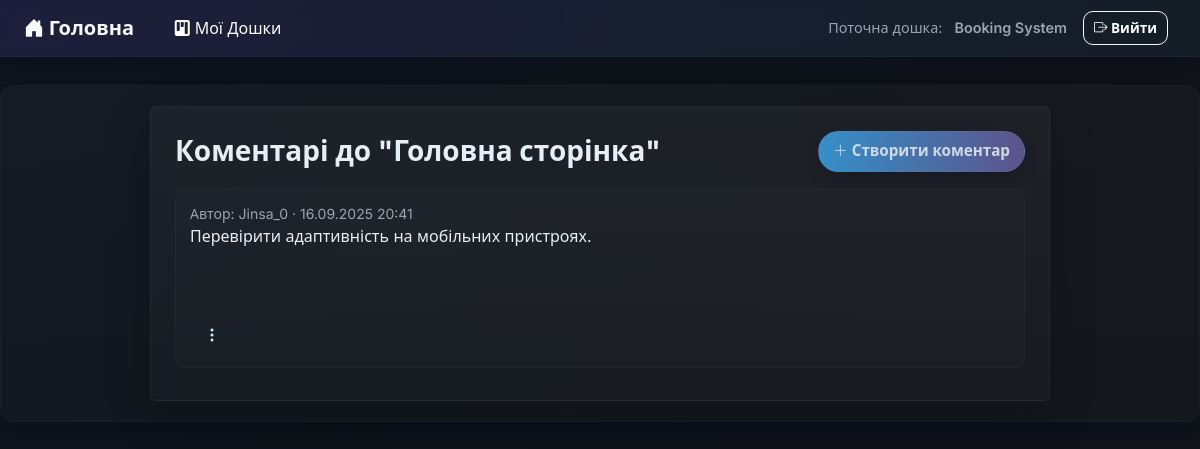
Screenshot of /dashboard/5/todolist/7/task/12/comments/ (signed in) with the database file from the repository.
### task_manager/models.py (models this page shows, shortened)
class Dashboard(models.Model):
    title =  models.CharField(max_length = 200, verbose_name = "Назва")
    description =  models.TextField(verbose_name = "Опис", blank = True)
    created_at = models.DateTimeField(auto_now_add = True)
    created_by = models.ForeignKey(User, on_delete = models.CASCADE, related_name='dashboards', verbose_name = "Автор")
    members = models.ManyToManyField(User, related_name="shared_dashboards", blank=True, verbose_name = "Учасники")
    class Meta:
        verbose_name = "Дошка"
        verbose_name_plural = "Дошки"

class Task(models.Model):
    todolist = models.ForeignKey(TodoList, on_delete = models.CASCADE, related_name= 'tasks', verbose_name = "Список завдань")
    title = models.CharField(max_length = 200, verbose_name = "Назва")
    content = models.TextField(verbose_name = "Контент", blank = True)
    status = models.CharField(max_length = 20, verbose_name = "Статус", default = 'draft', choices = [
    ('draft', 'Чернетка'),
    ('in_progress', 'В процесі'),
    ('completed', 'Завершено'),
    ('archived', 'Архів')
    ])
    priority = models.CharField(max_length = 10, verbose_name = "Приорітет", default = 'low', choices = [
    ('low', 'Низький'),
    ('medium', 'Середній'),
    ('high', 'Високий'),
    ('urgent', 'Терміновий')
    ])
    deadline = models.DateField(null=True, blank=True, verbose_name = "Дедлайн")
    created_at = models.DateTimeField(auto_now_add = True, verbose_name = "Створено в")
    updated_at = models.DateTimeField(auto_now = True, verbose_name = "Оновлено в")
    created_by = models.ForeignKey(User, on_delete = models.CASCADE, related_name= 'tasks', verbose_name = "Автор")
    class Meta:
        verbose_name = "Завдання"
        verbose_name_plural = "Завдання"

class Comment(models.Model):
    task = models.ForeignKey(Task, on_delete = models.CASCADE, related_name = 'comments', verbose_name = 'Завдання')
    content = models.TextField(verbose_name = "Контент", blank = True)
    created_by = models.ForeignKey(User, on_delete=models.CASCADE, related_name = 'comments', verbose_name = 'Автор')
    created_at = models.DateTimeField(auto_now_add=True)
    class Meta:
        verbose_name = "Коментар"
        verbose_name_plural = "Коментарі"

### task_manager/views.py (the view)
# urls.py: path('dashboard/<int:dashboard_pk>/todolist/<int:todolist_pk>/task/<int:task_pk>/comments/', CommentListView.as_view(), name = 'comment_list'),
class CommentListView(LoginRequiredMixin, CommentAccessMixin, ListView):
    model = Comment
    template_name = 'comment/comment_list.html'
    context_object_name = 'comments'
    def get_queryset(self):
        qs = super().get_queryset()
        dashboard_pk = self.kwargs.get("dashboard_pk")
        todolist_pk = self.kwargs.get("todolist_pk")
        task_pk = self.kwargs.get("task_pk")
        if dashboard_pk:
            qs = qs.filter(task__todolist__dashboard_id=dashboard_pk)
        if todolist_pk:
            qs = qs.filter(task__todolist_id=todolist_pk)
        if task_pk:
            qs = qs.filter(task_id=task_pk)
        return qs
    def get_context_data(self, **kwargs):
        context = super().get_context_data(**kwargs)
        dashboards_qs = DashboardAccessMixin.get_queryset(self)
        context["dashboard"] = get_object_or_404(dashboards_qs, pk=self.kwargs["dashboard_pk"])
        context["todolist"] = get_object_or_404(TodoListAccessMixin.get_queryset(self), pk=self.kwargs["todolist_pk"])
        context["task"] = get_object_or_404(TaskAccessMixin.get_queryset(self), pk=self.kwargs["task_pk"])
        return context

### task_manager/views.py (called while the page is built)
    def get_queryset(self):
        return Dashboard.objects.filter(
            Q(created_by=self.request.user) | Q(members=self.request.user)
        ).distinct()

    def get_queryset(self):
        return TodoList.objects.filter(
            dashboard__in=DashboardAccessMixin.get_queryset(self)
        ).distinct()

    def get_queryset(self):
        return Task.objects.filter(
            todolist__in=TodoListAccessMixin.get_queryset(self)
        ).distinct()

    def get_queryset(self):
        return Comment.objects.filter(
            task__in=TaskAccessMixin.get_queryset(self)
        ).distinct()

### task_manager/templates/comment/comment_list.html (shortened to what this page needs)
{% extends "base.html" %}
{% block content %}
<div class="auth-card p-4 rounded shadow-lg w-100" style="max-width:900px; margin:auto;">
  <div class="d-flex justify-content-between align-items-center mb-3">
    <h3 class="fw-bold mb-0">Коментарі до "{{ task.title }}"</h3>
    <a href="{% url 'comment_create' dashboard_pk=dashboard.pk todolist_pk=todolist.pk task_pk=task.pk %}" class="btn btn-filter">
      <i class="bi bi-plus-lg"></i>&nbsp;Створити коментар
    </a>
  </div>
  {% for comment in comments %}
    <div class="task-card mb-2 d-flex justify-content-between align-items-start">
      <div>
        <div class="muted small">Автор: {{ comment.created_by }} · {{ comment.created_at|date:"d.m.Y H:i" }}</div>
        <div>{{ comment.content|truncatechars:200 }}</div>
      </div>
      <div class="dropdown ms-2">
        <button class="action-dot" data-bs-toggle="dropdown"><i class="bi bi-three-dots-vertical"></i></button>
      </div>
    </div>
  {% empty %}
    <div class="alert alert-info">Наразі немає жодних коментарів</div>
  {% endfor %}
</div>
{% endblock %}

### task_manager/templates/base.html (shortened to what this page needs)
{% load static %}
<!DOCTYPE html>
<html lang="uk">
<head>
  <link href="https://cdn.jsdelivr.net/npm/bootstrap@5.3.0/dist/css/bootstrap.min.css" rel="stylesheet">
  <link href="https://cdn.jsdelivr.net/npm/bootstrap-icons@1.10.5/font/bootstrap-icons.css" rel="stylesheet">
  <link href="{% static "css/style.css" %}" rel="stylesheet">
</head>
<body>
  <nav class="navbar navbar-expand-lg navbar-app py-2 px-4">
    <a class="navbar-brand fw-bold" href="{% url 'main' %}">
      <i class="bi bi-house-door-fill"></i>&nbsp;Головна
    </a>
    <ul class="navbar-nav ms-3">
      <li class="nav-item">
        <a class="nav-link" style="color: #ffffff;" href="{% url 'dashboard_list' %}">
          <i class="bi bi-kanban-fill"></i>&nbsp;Мої Дошки
        </a>
      </li>
    </ul>
    <div class="ms-auto d-flex align-items-center">
      {% if user.is_authenticated %}
        {% if dashboard %}
          <div class="nav-left-muted d-none d-md-block">Поточна дошка:</div>
          <div class="nav-left-muted d-none d-md-block me-3 fw-semibold">{{ dashboard.title }}</div>
        {% else %}
          <div class="nav-left-muted d-none d-md-block me-3">{{ request.user.username }}</div>
        {% endif %}
        <form method="post" action="{% url 'logout' %}" class="d-inline me-2">
          <button type="submit" class="btn btn-outline-light nav-btn">
            <i class="bi bi-box-arrow-right"></i>&nbsp;Вийти
          </button>
        </form>
      {% endif %}
    </div>
  </nav>
  <main class="app-shell">
    {% block content %}{% endblock %}
  </main>
</body>
</html>

### task_manager/static/css/style.css (style rules this page uses)
:root { --soft-accent-1: rgba(110,98,166,0.9); --soft-accent-2: rgba(61,181,255,0.85); --btn-muted-bg: rgba(255,255,255,0.02); --muted-text: #9aa4b2; --bg-1: #0f1720; --bg-2: #12151a; --panel: rgba(255,255,255,0.04); --glass: rgba(255,255,255,0.04); --accent-1: #7c5cff; --accent-2: #3db5ff; --muted: #9aa4b2; --card-shadow: 0 8px 30px rgba(2,6,23,0.6); --soft-shadow: 0 6px 18px rgba(2,6,23,0.45); }
html, body { height: 100%; margin: 0; font-family: "Inter", system-ui, -apple-system, "Segoe UI", Roboto, "Helvetica Neue", Arial; background: linear-gradient(135deg, var(--bg-1) 0%, var(--bg-2) 60%); color: #e6eef7; -webkit-font-smoothing: antialiased; -moz-osx-font-smoothing: grayscale; }
.navbar-app { background: linear-gradient(90deg, rgba(124,92,255,0.12), rgba(61,181,255,0.06)); backdrop-filter: blur(6px); border-bottom: 1px solid rgba(255,255,255,0.03); box-shadow: 0 4px 18px rgba(2,6,23,0.45); }
.navbar-app .navbar-brand { font-weight: 700; color: #f7f9fc; }
.navbar-app .nav-btn { border-radius: 10px; padding: 6px 10px; font-weight: 600; font-size: 0.85rem; }
.nav-left-muted { color: var(--muted); font-size: 0.9rem; margin-right: 0.75rem; }
.app-shell { max-width: 1200px; margin: 28px auto; padding: 20px; border-radius: 14px; background: linear-gradient(180deg, rgba(255,255,255,0.02), rgba(255,255,255,0.01)); box-shadow: var(--card-shadow); border: 1px solid rgba(255,255,255,0.03); }
.btn-filter { border-radius: 999px; padding: 8px 14px; font-weight: 600; font-size: 0.95rem; color: #eaf2ff; background: linear-gradient(90deg, var(--soft-accent-2) 0%, var(--soft-accent-1) 100%); opacity: 0.88; border: 1px solid rgba(255,255,255,0.04); box-shadow: 0 6px 18px rgba(2,6,23,0.22); transition: transform .08s ease, box-shadow .12s ease, opacity .12s ease; }
.task-card { display: flex; flex-direction: column; background: linear-gradient(180deg, rgba(255,255,255,0.018), rgba(255,255,255,0.01)); border-radius: 12px; padding: 14px; margin-bottom: 14px; min-height: 180px; border: 1px solid rgba(255,255,255,0.03); transition: transform .12s ease, box-shadow .12s ease; }
.action-dot { background: transparent; border: none; color: #cfe8ff; padding: 6px; border-radius: 8px; }
.muted { color: var(--muted); }
.auth-card { background: linear-gradient(180deg, rgba(255,255,255,0.04), rgba(255,255,255,0.02)); border: 1px solid rgba(255,255,255,0.05); backdrop-filter: blur(10px); box-shadow: 0 8px 28px rgba(2,6,23,0.55); }

### rows the page displays
Dashboard: title "Booking System"
Task: title "Головна сторінка"
Comment: created_by "Jinsa_0", created_at "16.09.2025 20:41", content "Перевірити адаптивність на мобільних пристроях."
